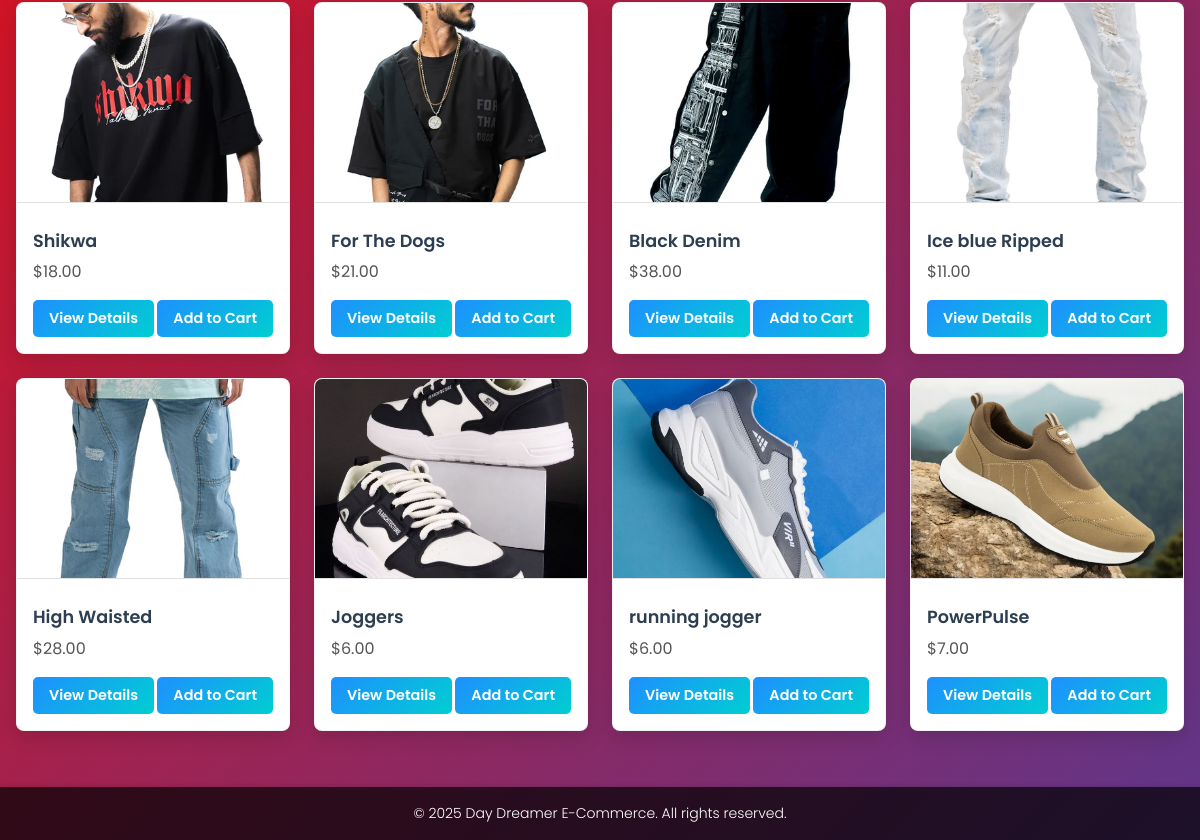
The app's page /dashboard/ (signed in, lower part), older data.
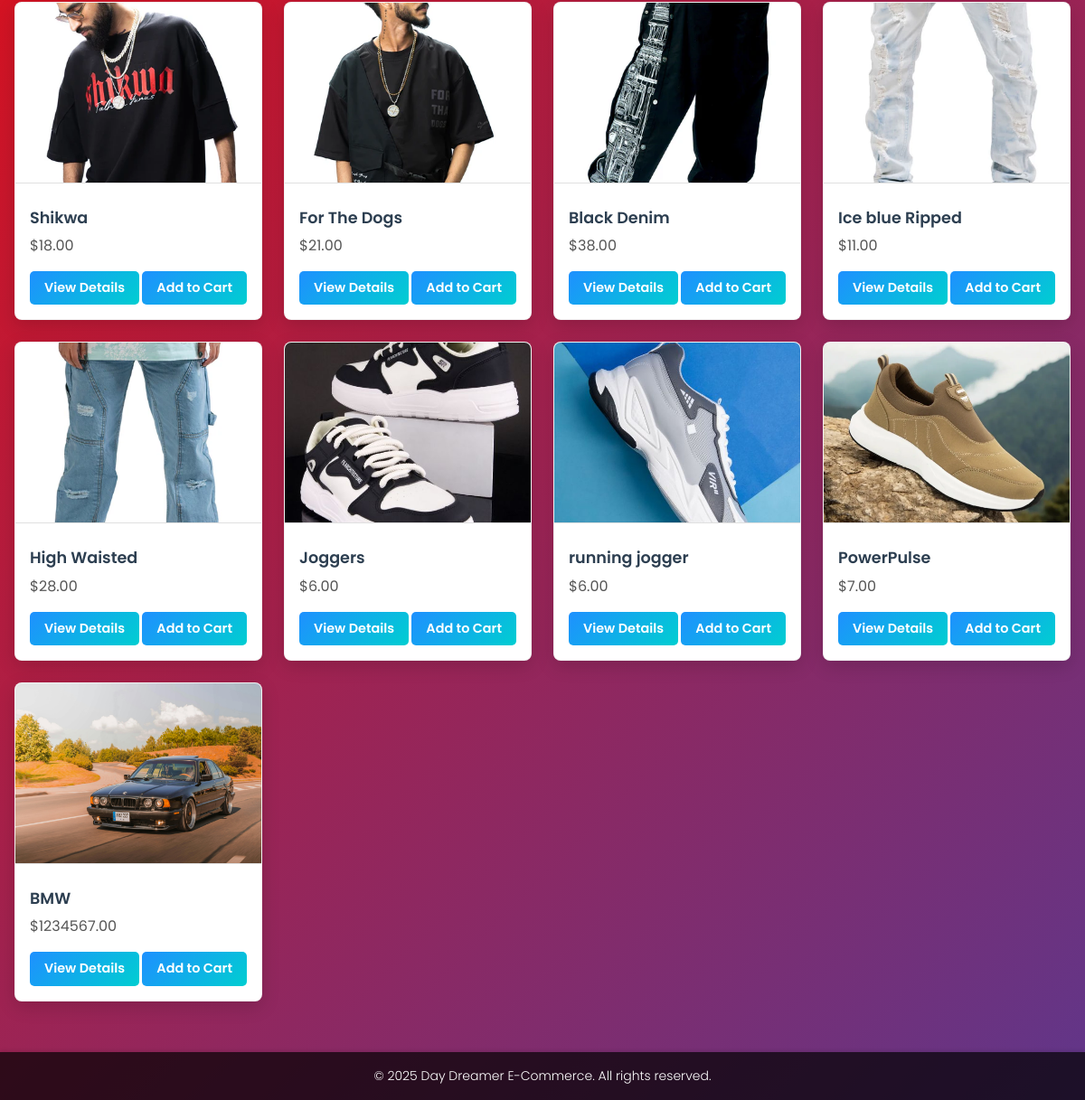
The same page, newer data.
### store/models.py (models this page shows, shortened)
class TimeStampMixin(models.Model):
    created_at = models.DateTimeField(auto_now_add=True)
    updated_at = models.DateTimeField(auto_now=True)
    class Meta:
        abstract = True

class Product(TimeStampMixin):
    name = models.CharField(max_length=200)
    description = models.TextField(blank=True, null=True)
    price = models.DecimalField(max_digits=10, decimal_places=2)
    category = models.ForeignKey('Category', on_delete=models.CASCADE)
    stock = models.PositiveIntegerField(default=0)
    image = models.ImageField(upload_to='products/')

### store/views.py (the view)
# urls.py: path('dashboard/', dashboard, name='dashboard'),
@login_required
def dashboard(request):
    products = Product.objects.all()
    categories = Category.objects.all()
    cart = request.session.get('cart', {})
    cart_items_count = len(cart)
    products_with_status = prepare_products(products, cart)
    return render(request, 'dashboard.html', {'products_with_status': products_with_status,'categories': categories,'category': None,'cart_items_count': cart_items_count})

### store/utils.py (called while the page is built)
def get_cart_quantities(cart):
    return {int(product_id): quantity for product_id, quantity in cart.items()}

def prepare_products(products, cart):
    cart_quantities = get_cart_quantities(cart)
    products_with_status = []
    for product in products:
        quantity_in_cart = cart_quantities.get(product.id, 0)
        is_out_of_stock = product.stock == 0 or quantity_in_cart >= product.stock
        products_with_status.append({
            'product': product,
            'quantity_in_cart': quantity_in_cart,
            'is_out_of_stock': is_out_of_stock,
        })
    return products_with_status

### templates/dashboard.html (shortened to what this page needs)
<!DOCTYPE html>
<html lang="en">
<head>
    <link href="https://cdn.jsdelivr.net/npm/bootstrap@5.3.0/dist/css/bootstrap.min.css" rel="stylesheet">
    <link rel="stylesheet" href="https://cdn.jsdelivr.net/npm/bootstrap-icons@1.10.5/font/bootstrap-icons.css">
</head>
<body>
    <div class="main-content">
        <div class="container-main">
            <div class="row">
                {% for item in products_with_status %}
                    {% with product=item.product %}
                        <div class="col-md-3 mb-4">
                            <div class="product-card">
                                <div style="position: relative;">
                                    {% if product.image %}
                                        <img src="{{ product.image.url }}" alt="{{ product.name }}" class="product-image">
                                    {% else %}
                                        <div class="product-image bg-light d-flex align-items-center justify-content-center">
                                            <p class="text-muted">No Image</p>
                                        </div>
                                    {% endif %}
                                </div>
                                <div class="p-3">
                                    <h5>{{ product.name }}</h5>
                                    <p>${{ product.price|floatformat:2 }}</p>
                                    <div class="d-flex justify-content-between">
                                        <a href="{% url 'store:product_detail' product.id %}" class="btn btn-primary btn-sm" aria-label="View Details">View Details</a>
                                        {% if item.is_out_of_stock %}
                                            <button class="btn btn-disabled btn-sm" disabled aria-label="Add to Cart">Add to Cart</button>
                                        {% else %}
                                            <a href="{% url 'store:add_to_cart' product.id %}" class="btn btn-success btn-sm" aria-label="Add to Cart">Add to Cart</a>
                                        {% endif %}
                                    </div>
                                </div>
                            </div>
                        </div>
                    {% endwith %}
                {% empty %}
                    <p class="text-center">No products available.</p>
                {% endfor %}
            </div>
        </div>
    </div>
    <footer>
        © 2025 Day Dreamer E-Commerce. All rights reserved.
    </footer>
</body>
</html>

Row changes from the older to the newer data that the page shows:
added Product: product.image (picture), product.name "BMW", product.price "1234567.00"
